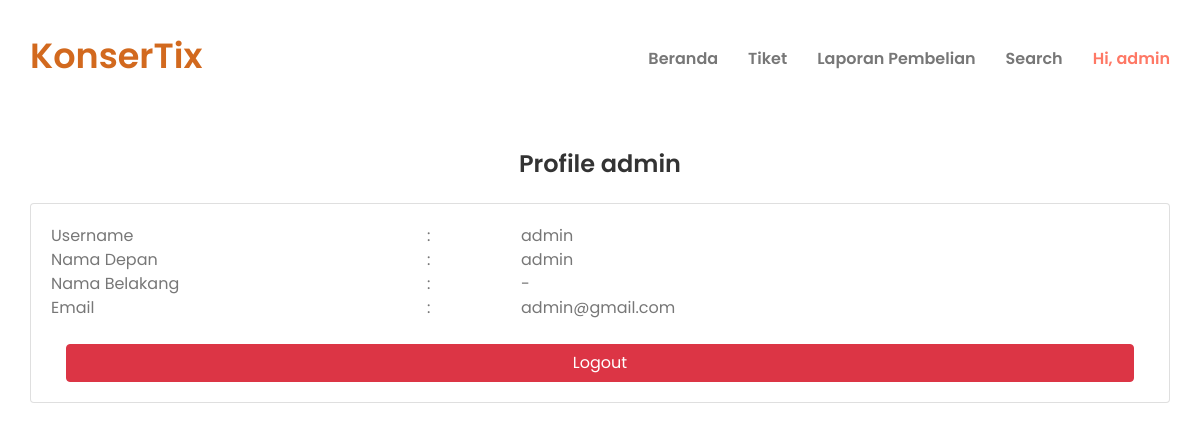
Page /account.php (signed in) on the committed database.
### tables this page shows
CREATE TABLE `users` (
  `userid` int(11) NOT NULL,
  `username` varchar(255) DEFAULT NULL,
  `password` varchar(255) DEFAULT NULL,
  `role` varchar(10) NOT NULL,
  `nama_depan` varchar(255) DEFAULT NULL,
  `nama_belakang` varchar(255) DEFAULT NULL,
  `Email` varchar(255) DEFAULT NULL
);

### account.php (the view, shortened to what this page needs)
<?php
include_once('config/connection.php');
$sql = "SELECT * FROM users WHERE userid = '" . $_SESSION['userid'] . "'";
$result = mysqli_query($conn, $sql);
$row = mysqli_fetch_assoc($result);
?>
<!doctype html>
<html lang="en">
<head>
    <link rel="stylesheet" href="assets/css/bootstrap.min.css">
    <link rel="stylesheet" href="assets/css/animate.css">
    <link rel="stylesheet" href="assets/css/magnific-popup.css">
    <link rel="stylesheet" href="assets/css/slick.css">
    <link rel="stylesheet" href="assets/css/LineIcons.css">
    <link rel="stylesheet" href="assets/css/default.css">
    <link rel="stylesheet" href="assets/css/style.css">
    <link rel="stylesheet" href="assets/css/responsive.css">
</head>
<body>
    <?php include_once('layout/navbar.php'); ?>
    <section id="home" class="slider-area pt-150">
        <div class="container">
            <div class="row">
                <div class="col-12">
                    <h4 class="text-center">Profile <?= $_SESSION['username']; ?></h4>
                </div>
                <div class="col-12 mt-4">
                    <div class="card">
                        <div class="card-body">
                            <div class="row">
                                <div class="col-4">Username</div>
                                <div class="col-1">:</div>
                                <div class="col-7"><?= $row['username']; ?></div>
                            </div>
                            <div class="row">
                                <div class="col-4">Nama Depan</div>
                                <div class="col-1">:</div>
                                <div class="col-7"><?= $row['nama_depan']; ?></div>
                            </div>
                            <div class="row">
                                <div class="col-4">Nama Belakang</div>
                                <div class="col-1">:</div>
                                <div class="col-7"><?= empty($row['nama_belakang']) ? '-' : $row['nama_belakang']; ?></div>
                            </div>
                            <div class="row">
                                <div class="col-4">Email</div>
                                <div class="col-1">:</div>
                                <div class="col-7"><?= $row['Email']; ?></div>
                            </div>
                            <div class="col-12">
                                <form action="" method="post">
                                    <button type="submit" name="submit" class="btn btn-danger btn-block mt-4">Logout</button>
                                </form>
                            </div>
                        </div>
                    </div>
                </div>
            </div>
        </div>
    </section>
</body>
</html>

### assets/css/default.css (style rules this page uses)
.pt-150 { padding-top: 150px; }

### assets/css/style.css (style rules this page uses)
body { font-family: "Poppins", sans-serif; font-weight: normal; font-style: normal; color: #777; }
* { margin: 0; padding: 0; -webkit-box-sizing: border-box; -moz-box-sizing: border-box; box-sizing: border-box; }
h1, h2, h3, h4, h5, h6 { font-family: "Poppins", sans-serif; font-weight: 600; color: #333; margin: 0px; }
h4 { font-size: 24px; }

### rows in the picture
users: username "admin", nama_depan "admin", Email "admin@gmail.com"

### other values in the picture
$_SESSION['username'] "admin"
